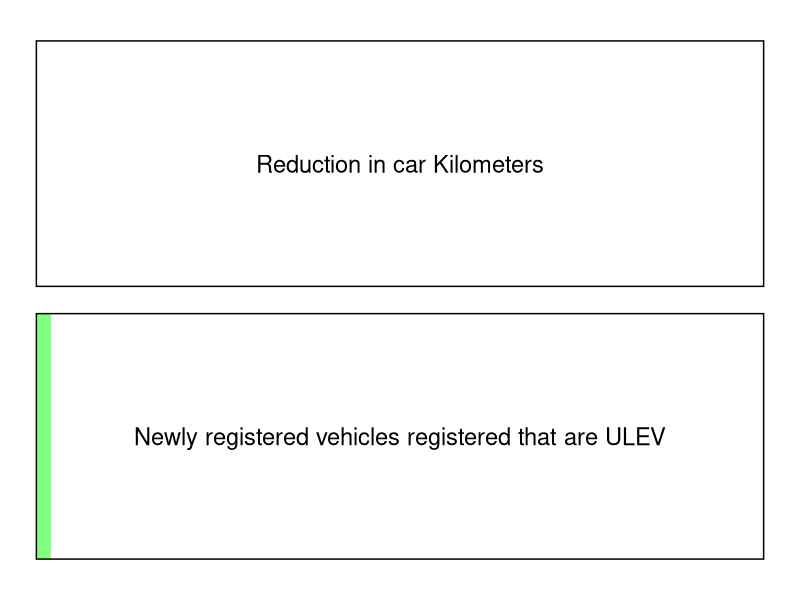

This figure's R source:
## ---- chunk 1
library(tidyverse)
## ---- chunk 2
targets <- tibble(
  target = c("Newly registered vehicles registered that are ULEV", "Reduction in car Kilometers"),
  goal = c(100, 0.8*500),
  current_value = c(2, -100)
)

targets %>% 
  ggplot() +
  aes(x = target, y = (current_value/goal)*100) +
  geom_col(fill = "green") +
  geom_col(aes(x = .data[["target"]], y = 100), fill = "white", colour = "black", alpha = 0.5) +
  coord_flip() +
  ylim(0,100) +
  theme_void() +
  geom_text(aes(x = .data[["target"]], y = 50, label = .data[["target"]]), size = 6)
## ---- chunk 3
transport_targets <- tibble() 

outcome_id <- 1:8

outcome <- c("To address our overreliance on cars, we will reduce car kilometres by 20% by 2030.",
             "We will phase out the need for new petrol and diesel cars and vans by 2030",
             "To reduce emissions in the freight sector, we will work with the industry to understand the most efficient methods and remove the need for new petrol and diesel heavy vehicles by 2035.",
             "We will work with the newly formed Bus Decarbonisation Taskforce, comprised of leaders from the bus, energy and finance sectors, to ensure that the majority of new buses purchased from 2024 are zero-emission, and to bring this date forward if possible.",
             "We will work to decarbonise scheduled flights within Scotland by 2040.",
             "Proportion of ferries in Scottish Government ownership which are low emission has increased to 30% by 2032.",
             "By 2032 low emission solutions have been widely adopted at Scottish ports",
             "Scotland’s passenger rail services will be decarbonised by 2035.")

target <- c("")

transport <- tibble(
  outcome_id,
  outcome,
  target,
)

transport
